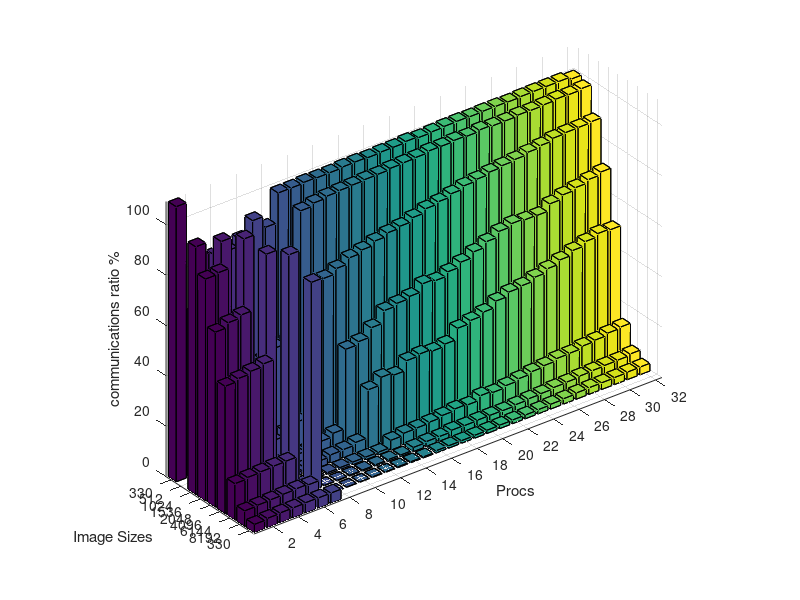

Recreate this plot in MATLAB.
%T = csvread('resultstimes16-12-2018-184658.csv');

fid = fopen('resultstimes16-12-2018-184658.csv','rt');
T = textscan(fid, '%f%f%f%f%f%f%f%f%f%f%f%f%f%f%f%f%f%f%f%f%f%f%f%f%f%f%f%f%f%f%f%f', 'Delimiter',';');
fclose(fid);

fid = fopen('resultstimes18-12-2018-175111.csv','rt');
C = textscan(fid, '%f%f%f%f%f%f%f%f%f%f%f%f%f%f%f%f%f%f%f%f%f%f%f%f%f%f%f%f%f%f%f%f', 'Delimiter',';');
fclose(fid);

P = cell2mat(C)./cell2mat(T);
P = P .* 100;
b = bar3(P);

xlabel('Procs'), ylabel('Image Sizes'), zlabel('communications ratio %');
set(gca,'XTick',0:2:32);
t = {'330','512','1024','1536','2048','4096','6144','8192'};
t = reshape (t, [8,1]);
set(gca, 'YTickLabel',t);